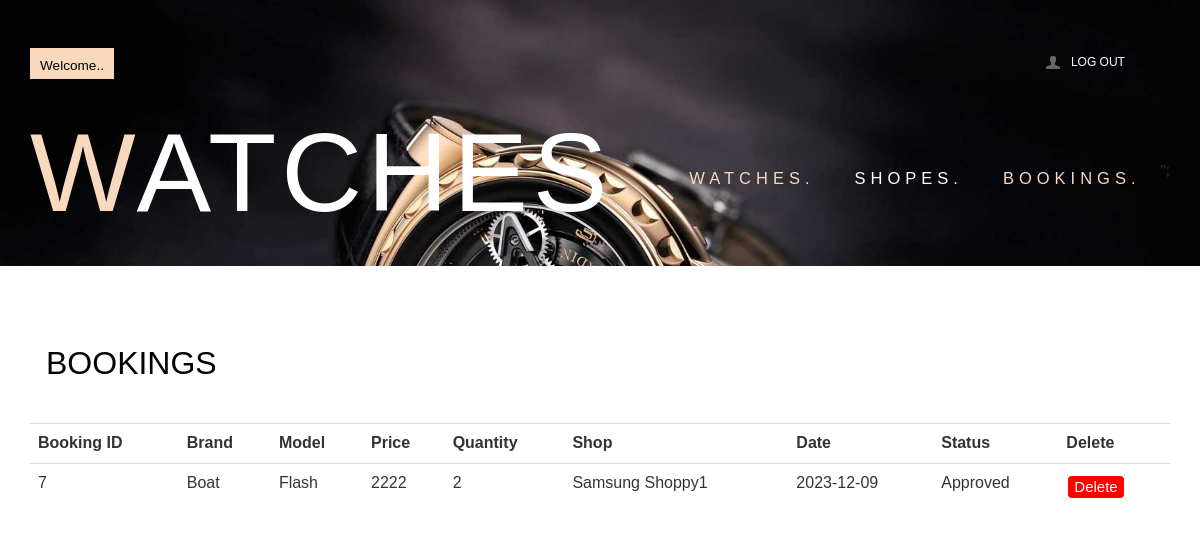
Screenshot of /custbook.php with the database file from the repository.
### tables this page shows
CREATE TABLE IF NOT EXISTS `booking` (
  `bookingid` int NOT NULL AUTO_INCREMENT,
  `watchid` int NOT NULL,
  `shopid` int NOT NULL,
  `custid` int NOT NULL,
  `brand` varchar(30) NOT NULL,
  `model` varchar(30) NOT NULL,
  `price` int NOT NULL,
  `quantity` int NOT NULL,
  `date` date NOT NULL,
  `status` varchar(20) NOT NULL,
  PRIMARY KEY (`bookingid`)
);

CREATE TABLE IF NOT EXISTS `shop` (
  `shopid` int NOT NULL AUTO_INCREMENT,
  `name` varchar(30) NOT NULL,
  `shop_name` varchar(30) NOT NULL,
  `location` varchar(20) NOT NULL,
  `contact` bigint NOT NULL,
  `shop_regno` varchar(20) NOT NULL,
  `gst` varchar(20) NOT NULL,
  `email` varchar(20) NOT NULL,
  `offer` varchar(255) NOT NULL,
  PRIMARY KEY (`shopid`),
  UNIQUE KEY `gst` (`gst`),
  UNIQUE KEY `shop_regno` (`shop_regno`),
  UNIQUE KEY `email` (`email`)
);

### custbook.php (the view, shortened to what this page needs)
<?php
include("connection.php");
?>
<head>
    </head>
    <?php
if (!isset($_SESSION['shopid'])) {
    ?>
    <div class="account-in">
    <div class="container">
        <div class="caccount-top">
            <h3>Bookings</h3>
            <table class="table">
                <tr>
                    <th>Booking ID</th>
                    <th>Brand</th>
                    <th>Model</th>
                    <th>Price</th>
                    <th>Quantity</th>
                    <th>Shop</th>
                    <th>Date</th>
                    <th>Status</th>
                    <th>Delete</th>
                </tr>
                <?php
                $sql = "SELECT * FROM booking where status='Pending' OR status='Approved'";
                $result = $conn->query($sql);
                if ($result->num_rows > 0) {
                    while ($row = $result->fetch_assoc()) {
                        $bookingid = $row['bookingid'];
                        $brand = $row['brand'];
                        $model = $row['model'];
                        $price = $row['price'];
                        $quantity = $row['quantity'];
                        $date = $row['date'];
                        $status = $row['status'];
                        $shopid = $row['shopid'];
                        $sql = "SELECT shop_name FROM shop where shopid='$shopid'";
                        $result = $conn->query($sql);
                        if ($result->num_rows > 0) {
                            while ($row = $result->fetch_assoc()) {
                        $shop = $row['shop_name'];
                            }
                        }
                        echo "<tr>";
                        echo "<td>$bookingid</td>";
                        echo "<td>$brand</td>";
                        echo "<td>$model</td>";
                        echo "<td>$price</td>";
                        echo "<td>$quantity</td>";
                        echo "<td>$shop</td>";
                        echo "<td>$date</td>";
                        echo "<td>$status</td>";
        echo "<td>";
        echo "<form method='POST' action=''>";
        echo "<button class='dlt-btn' type='submit' name='delete' data-bookingid='$bookingid'>Delete</button>";
        echo "</form>";
        echo "</td></tr>";
                    }
                } else {
                    echo "<tr><td colspan='16'>No Bookings found.</td></tr>";
                }
                ?>
            </table>
        </div>
    </div>
            </div>
<?php
    exit();
}
?>

### css/style.css (style rules this page uses)
h4, h5, h6, h1, h2, h3 { margin-top: 0; }
ul, ol { margin: 0; }
p { margin: 0; }
html, body { font-family: 'PT Sans Narrow', sans-serif; font-size: 100%; background:#fff; }
body a { transition:0.5s all; -webkit-transition:0.5s all; -moz-transition:0.5s all; -o-transition:0.5s all; -ms-transition:0.5s all; }
.header_top_left { float:left; }
.header_top_right { float:right; width:23%; }
.box_11 { cursor: pointer; padding: 5px 10px; background: #F9D9BE; }
.box_11 h4 { border: none; color: #fff; font-size: 0.85em; margin-bottom: 0; padding: 0; }
.box_11 p { float: left; margin: 6px 0 0 0; color:#000; }
ul.header_user_info { float: left; border-right: 1px solid #55555500; width:50%; padding:0; min-height: 30px; }
ul.header_user_info a { color:#fff; }
i.user { width: 17px; height: 17px; background: url(../images/img-sprite.png) no-repeat -241px -67px; float: left; margin:6px 10px 0 5px; }
ul.header_user_info li.user_desc { display: block; font-size: 12px; text-transform: uppercase; cursor: pointer; background: #fb5c2200; -moz-transition: all 0.2s linear; -o-transition: all 0.2s linear; -webkit-transition: all 0.2s linear; transition: all 0.2s linear; float: left; margin-top:6px; }
.header_bottom { padding: 2em 0; }
.logo h1 { font-size:7em; text-transform: uppercase; margin-bottom: 0; font-family: 'Dorsa', sans-serif; letter-spacing: 5px; }
span.m_1 { color:#F9D9BE; }
.logo { float:left; }
.logo h1 a { color:#fff; }
.menu { float:right; margin: 3em 0 0 0; }
.account-in { padding:5em 0; }
.account-in h3 { font-size:2em; color: #000; padding: 0 0.5em 1em; text-transform:uppercase; }
.men_banner { background: url(../images/3.jpg) no-repeat center top; background-size: cover; -webkit-background-size: cover; -moz-background-size: cover; -o-background-size: cover; min-height:225px; text-align: center; padding-top: 3em; }

### css/megamenu.css (style rules this page uses)
.megamenu { margin-bottom:0px;padding:0;width:100%;list-style:none;display:inline-block;position:relative;font-size:15px }
.megamenu li { margin-bottom:-5px;display:inline }
.megamenu>li>a { float:left;padding:8px 20px;text-decoration:none;text-transform:capitalize;font-size:1.1em; -webkit-transition: all 0.3s ease-in-out;text-transform:uppercase; -moz-transition: all 0.3s ease-in-out; -o-transition: all 0.3s ease-in-out; transition: all 0.3s ease-in-out; color:#fff; letter-spacing:5px; font-weight:400; }
.megamenu>li.active>a { color:#F9D9BE; }

### custbook.php (style rules this page uses)
.dlt-btn { background-color: #FF0000; border: none; color: white; padding: 0px 6px; text-align: center; text-decoration: none; display: inline-block; font-size: 15px; border-radius: 4px; margin: 4px 2px; cursor: pointer; }

### rows the page displays
booking: bookingid "7", brand "Boat", model "Flash", price "2222", quantity "2", shopid.shop_name "Samsung Shoppy1", date "2023-12-09", status "Approved"
